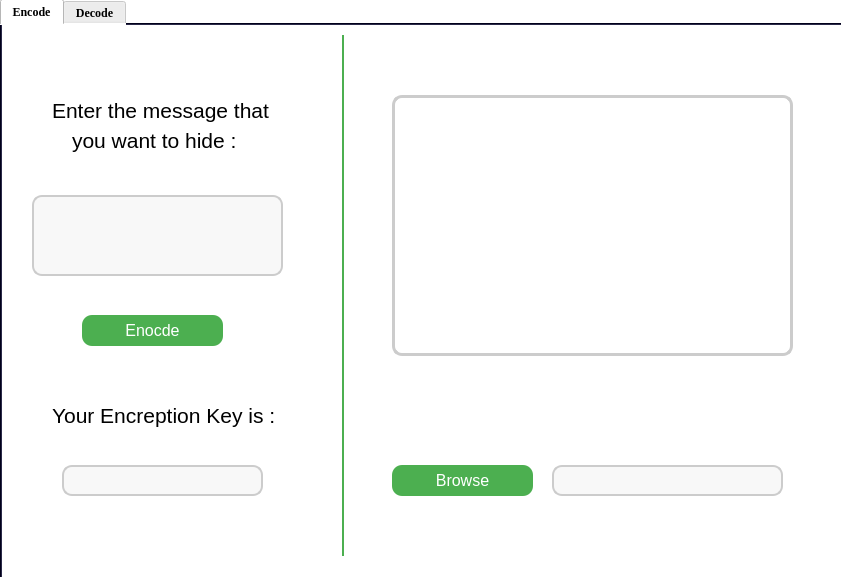
<?xml version="1.0" encoding="UTF-8"?>
<ui version="4.0">
 <class>Stego</class>
 <widget class="QWidget" name="Stego">
  <property name="geometry">
   <rect>
    <x>0</x>
    <y>0</y>
    <width>844</width>
    <height>577</height>
   </rect>
  </property>
  <property name="windowTitle">
   <string>Form</string>
  </property>
  <property name="styleSheet">
   <string notr="true">background:rgb(255, 255, 255)
</string>
  </property>
  <widget class="QWidget" name="widget" native="true">
   <property name="geometry">
    <rect>
     <x>-10</x>
     <y>0</y>
     <width>851</width>
     <height>581</height>
    </rect>
   </property>
   <property name="styleSheet">
    <string notr="true"/>
   </property>
   <widget class="QTabWidget" name="encodeDecodeTab">
    <property name="geometry">
     <rect>
      <x>10</x>
      <y>-1</y>
      <width>851</width>
      <height>591</height>
     </rect>
    </property>
    <property name="font">
     <font>
      <family>Georgia</family>
      <weight>75</weight>
      <bold>true</bold>
     </font>
    </property>
    <property name="styleSheet">
     <string notr="true">QTabWidget{
background-color: rgb(2,0,36);
background: linear-gradient(90deg, rgba(2,0,36,1) 0%, rgba(134,35,127,1) 36%, rgba(0,0,0,1) 100%);
}</string>
    </property>
    <property name="currentIndex">
     <number>0</number>
    </property>
    <widget class="QWidget" name="encodeTab">
     <property name="accessibleName">
      <string>encodeTab</string>
     </property>
     <property name="styleSheet">
      <string notr="true"/>
     </property>
     <attribute name="title">
      <string>Encode</string>
     </attribute>
     <widget class="QLabel" name="label">
      <property name="geometry">
       <rect>
        <x>50</x>
        <y>70</y>
        <width>281</width>
        <height>31</height>
       </rect>
      </property>
      <property name="font">
       <font>
        <pointsize>16</pointsize>
        <weight>50</weight>
        <bold>false</bold>
       </font>
      </property>
      <property name="text">
       <string>Enter the message that</string>
      </property>
     </widget>
     <widget class="QLabel" name="label_2">
      <property name="geometry">
       <rect>
        <x>70</x>
        <y>100</y>
        <width>231</width>
        <height>31</height>
       </rect>
      </property>
      <property name="font">
       <font>
        <pointsize>16</pointsize>
        <weight>50</weight>
        <bold>false</bold>
       </font>
      </property>
      <property name="text">
       <string>you want to hide :</string>
      </property>
     </widget>
     <widget class="QTextEdit" name="message_Area_Encode">
      <property name="geometry">
       <rect>
        <x>30</x>
        <y>170</y>
        <width>251</width>
        <height>81</height>
       </rect>
      </property>
      <property name="accessibleName">
       <string>message_Area</string>
      </property>
      <property name="styleSheet">
       <string notr="true">QTextEdit{
width: 100%;
  height: 150px;
  padding: 12px 20px;
  box-sizing: border-box;
  border: 2px solid #ccc;
  border-radius: 4px;
  background-color: #f8f8f8;
  font-size: 16px;
  resize: none;
 border-radius:10px;
 box-shadow: 0px 0px 2px 2px rgb(0,0,0);
}</string>
      </property>
     </widget>
     <widget class="QPushButton" name="encode_button">
      <property name="geometry">
       <rect>
        <x>80</x>
        <y>290</y>
        <width>141</width>
        <height>31</height>
       </rect>
      </property>
      <property name="font">
       <font>
        <pointsize>-1</pointsize>
        <underline>false</underline>
        <strikeout>false</strikeout>
       </font>
      </property>
      <property name="styleSheet">
       <string notr="true">  background-color: #4CAF50; /* Green */
  border: none;
  color: white;
  padding: 5px 20px;
  text-align: center;
  text-decoration: none;
  display: inline-block;
  font-size: 16px;
 border-radius:10px;
 box-shadow: 0px 0px 2px 2px rgb(0,0,0);</string>
      </property>
      <property name="text">
       <string>Enocde</string>
      </property>
     </widget>
     <widget class="QLineEdit" name="encreption_filed">
      <property name="enabled">
       <bool>true</bool>
      </property>
      <property name="geometry">
       <rect>
        <x>60</x>
        <y>440</y>
        <width>201</width>
        <height>31</height>
       </rect>
      </property>
      <property name="styleSheet">
       <string notr="true">width: 100%;
  height: 150px;
  box-sizing: border-box;
  border: 2px solid #ccc;
  padding-top: 50px;
  padding-bottom: 50px;
  border-radius: 4px;
  background-color: #f8f8f8;
  font-size: 16px;
  resize: none;
 border-radius:10px;
 box-shadow: 0px 0px 2px 2px rgb(0,0,0);
</string>
      </property>
     </widget>
     <widget class="QLabel" name="label_3">
      <property name="geometry">
       <rect>
        <x>50</x>
        <y>370</y>
        <width>291</width>
        <height>41</height>
       </rect>
      </property>
      <property name="font">
       <font>
        <pointsize>16</pointsize>
        <weight>50</weight>
        <bold>false</bold>
       </font>
      </property>
      <property name="text">
       <string>Your Encreption Key is :</string>
      </property>
     </widget>
     <widget class="QPushButton" name="browse_button_encode">
      <property name="geometry">
       <rect>
        <x>390</x>
        <y>440</y>
        <width>141</width>
        <height>31</height>
       </rect>
      </property>
      <property name="font">
       <font>
        <pointsize>-1</pointsize>
        <underline>false</underline>
        <strikeout>false</strikeout>
       </font>
      </property>
      <property name="styleSheet">
       <string notr="true">QPushButton{ 
 background-color: #4CAF50; /* Green */
  border: none;
  color: white;
  padding: 5px 20px;
  text-align: center;
  text-decoration: none;
  display: inline-block;
  font-size: 16px;
 border-radius:10px;
 box-shadow: 0px 0px 2px 2px rgb(0,0,0);
}
</string>
      </property>
      <property name="text">
       <string>Browse</string>
      </property>
     </widget>
     <widget class="QLineEdit" name="path_Filed_Encode">
      <property name="enabled">
       <bool>true</bool>
      </property>
      <property name="geometry">
       <rect>
        <x>550</x>
        <y>440</y>
        <width>231</width>
        <height>31</height>
       </rect>
      </property>
      <property name="accessibleName">
       <string>path_Filed</string>
      </property>
      <property name="styleSheet">
       <string notr="true">width: 100%;
  height: 150px;
  box-sizing: border-box;
  border: 2px solid #ccc;
  padding-top: 50px;
  padding-bottom: 50px;
  border-radius: 4px;
  background-color: #f8f8f8;
  font-size: 16px;
  resize: none;
 border-radius:10px;
 box-shadow: 0px 0px 2px 2px rgb(0,0,0);
</string>
      </property>
      <property name="text">
       <string/>
      </property>
     </widget>
     <widget class="QPushButton" name="pushButton">
      <property name="geometry">
       <rect>
        <x>340</x>
        <y>10</y>
        <width>2</width>
        <height>521</height>
       </rect>
      </property>
      <property name="styleSheet">
       <string notr="true">  background-color: #4CAF50; /* Green */
  border: none;
  color: white;
  padding: 5px 20px;
  text-align: center;
  text-decoration: none;
  display: inline-block;
  font-size: 16px;
</string>
      </property>
      <property name="text">
       <string/>
      </property>
     </widget>
     <widget class="QLabel" name="imagToEncode">
      <property name="geometry">
       <rect>
        <x>390</x>
        <y>70</y>
        <width>401</width>
        <height>261</height>
       </rect>
      </property>
      <property name="accessibleName">
       <string>imagToEncode</string>
      </property>
      <property name="styleSheet">
       <string notr="true">
 border: 3px solid #ccc;
 border-radius: 4px;
 border-radius:10px;</string>
      </property>
      <property name="text">
       <string/>
      </property>
     </widget>
    </widget>
    <widget class="QWidget" name="decodeTab">
     <attribute name="title">
      <string>Decode</string>
     </attribute>
     <widget class="QLabel" name="label_7">
      <property name="geometry">
       <rect>
        <x>40</x>
        <y>100</y>
        <width>291</width>
        <height>31</height>
       </rect>
      </property>
      <property name="font">
       <font>
        <pointsize>16</pointsize>
        <weight>50</weight>
        <bold>false</bold>
       </font>
      </property>
      <property name="text">
       <string>The Hidden Message is :</string>
      </property>
     </widget>
     <widget class="QTextEdit" name="message_Area_Decode">
      <property name="geometry">
       <rect>
        <x>30</x>
        <y>150</y>
        <width>251</width>
        <height>81</height>
       </rect>
      </property>
      <property name="accessibleName">
       <string>message_Area</string>
      </property>
      <property name="styleSheet">
       <string notr="true">QTextEdit{
width: 100%;
  height: 150px;
  padding: 12px 20px;
  box-sizing: border-box;
  border: 2px solid #ccc;
  border-radius: 4px;
  background-color: #f8f8f8;
  font-size: 16px;
  resize: none;
 border-radius:10px;
 box-shadow: 0px 0px 2px 2px rgb(0,0,0);
}</string>
      </property>
     </widget>
     <widget class="QPushButton" name="decode_button">
      <property name="geometry">
       <rect>
        <x>80</x>
        <y>290</y>
        <width>141</width>
        <height>31</height>
       </rect>
      </property>
      <property name="font">
       <font>
        <pointsize>-1</pointsize>
        <underline>false</underline>
        <strikeout>false</strikeout>
       </font>
      </property>
      <property name="accessibleName">
       <string>decode_button</string>
      </property>
      <property name="styleSheet">
       <string notr="true">  background-color: #4CAF50; /* Green */
  border: none;
  color: white;
  padding: 5px 20px;
  text-align: center;
  text-decoration: none;
  display: inline-block;
  font-size: 16px;
 border-radius:10px;
 box-shadow: 0px 0px 2px 2px rgb(0,0,0);</string>
      </property>
      <property name="text">
       <string>Denocde</string>
      </property>
     </widget>
     <widget class="QLabel" name="label_9">
      <property name="geometry">
       <rect>
        <x>40</x>
        <y>380</y>
        <width>301</width>
        <height>41</height>
       </rect>
      </property>
      <property name="font">
       <font>
        <pointsize>14</pointsize>
        <weight>50</weight>
        <bold>false</bold>
       </font>
      </property>
      <property name="text">
       <string>Enter Your Dencreption Key :</string>
      </property>
     </widget>
     <widget class="QLineEdit" name="decreption_Key">
      <property name="enabled">
       <bool>true</bool>
      </property>
      <property name="geometry">
       <rect>
        <x>50</x>
        <y>440</y>
        <width>201</width>
        <height>31</height>
       </rect>
      </property>
      <property name="styleSheet">
       <string notr="true">width: 100%;
  height: 150px;
  box-sizing: border-box;
  border: 2px solid #ccc;
  padding-top: 50px;
  padding-bottom: 50px;
  border-radius: 4px;
  background-color: #f8f8f8;
  font-size: 16px;
  resize: none;
 border-radius:10px;
 box-shadow: 0px 0px 2px 2px rgb(0,0,0);
</string>
      </property>
     </widget>
     <widget class="QPushButton" name="pushButton_3">
      <property name="geometry">
       <rect>
        <x>340</x>
        <y>10</y>
        <width>2</width>
        <height>521</height>
       </rect>
      </property>
      <property name="styleSheet">
       <string notr="true">  background-color: #4CAF50; /* Green */
  border: none;
  color: white;
  padding: 5px 20px;
  text-align: center;
  text-decoration: none;
  display: inline-block;
  font-size: 16px;
</string>
      </property>
      <property name="text">
       <string/>
      </property>
     </widget>
     <widget class="QLabel" name="imagToDecode">
      <property name="geometry">
       <rect>
        <x>390</x>
        <y>70</y>
        <width>401</width>
        <height>261</height>
       </rect>
      </property>
      <property name="accessibleName">
       <string>imagToEncode</string>
      </property>
      <property name="styleSheet">
       <string notr="true">
 border: 3px solid #ccc;
 border-radius: 4px;
 border-radius:10px;</string>
      </property>
      <property name="text">
       <string/>
      </property>
     </widget>
     <widget class="QLineEdit" name="path_Filed_Decode">
      <property name="enabled">
       <bool>true</bool>
      </property>
      <property name="geometry">
       <rect>
        <x>550</x>
        <y>440</y>
        <width>231</width>
        <height>31</height>
       </rect>
      </property>
      <property name="accessibleName">
       <string>path_Filed</string>
      </property>
      <property name="styleSheet">
       <string notr="true">width: 100%;
  height: 150px;
  box-sizing: border-box;
  border: 2px solid #ccc;
  padding-top: 50px;
  padding-bottom: 50px;
  border-radius: 4px;
  background-color: #f8f8f8;
  font-size: 16px;
  resize: none;
 border-radius:10px;
 box-shadow: 0px 0px 2px 2px rgb(0,0,0);
</string>
      </property>
      <property name="text">
       <string/>
      </property>
     </widget>
     <widget class="QPushButton" name="browse_button_decode">
      <property name="geometry">
       <rect>
        <x>390</x>
        <y>440</y>
        <width>141</width>
        <height>31</height>
       </rect>
      </property>
      <property name="font">
       <font>
        <pointsize>-1</pointsize>
        <underline>false</underline>
        <strikeout>false</strikeout>
       </font>
      </property>
      <property name="styleSheet">
       <string notr="true">QPushButton{ 
 background-color: #4CAF50; /* Green */
  border: none;
  color: white;
  padding: 5px 20px;
  text-align: center;
  text-decoration: none;
  display: inline-block;
  font-size: 16px;
 border-radius:10px;
 box-shadow: 0px 0px 2px 2px rgb(0,0,0);
}
</string>
      </property>
      <property name="text">
       <string>Browse</string>
      </property>
     </widget>
    </widget>
   </widget>
  </widget>
 </widget>
 <resources/>
 <connections/>
</ui>
